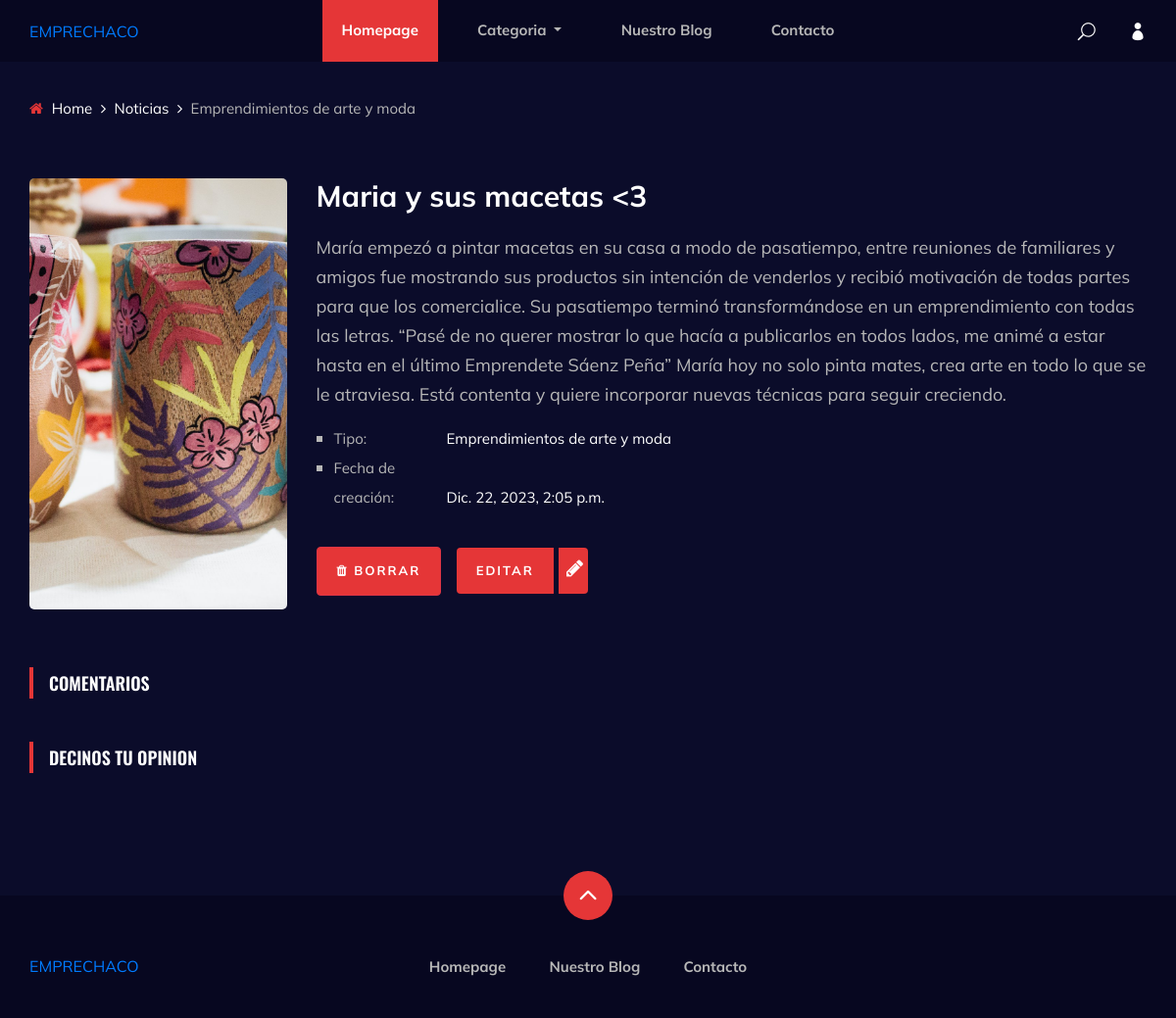
/noticias/detalle/3, run on an earlier commit of the app's database.
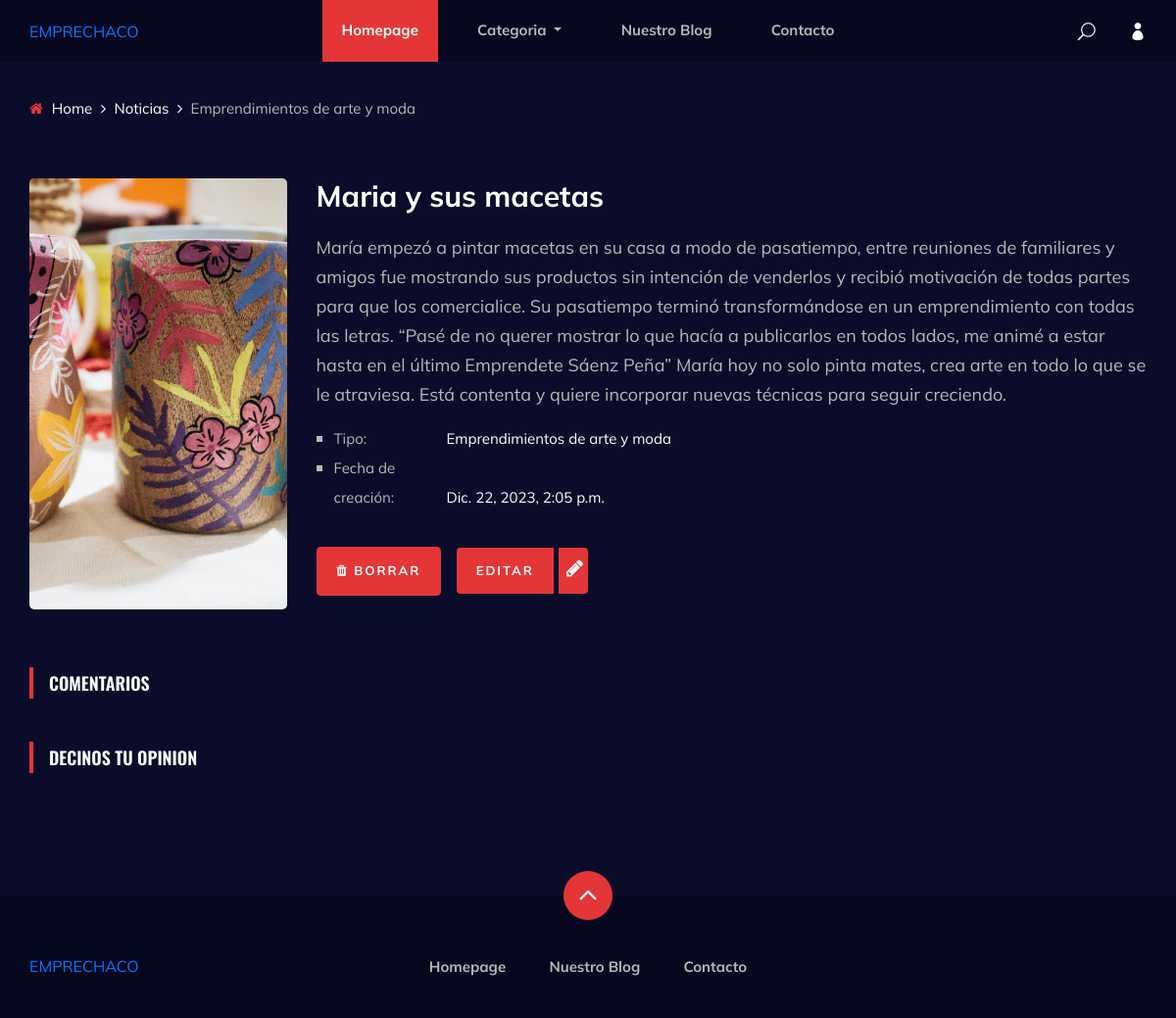
And on a later commit of the database.
### apps/noticias/models.py (models this page shows, shortened)
class Noticia(models.Model):
    creado = models.DateTimeField('creado', auto_now_add=True)
    modificado= models.DateTimeField('modificado', auto_now=True)
    vistas = models.IntegerField(default=0)
    titulo = models.CharField(max_length = 255)
    contenido = models.TextField()
    imagen = models.ImageField(upload_to = 'noticias')
    categoria = models.ForeignKey(Categoria, on_delete = models.CASCADE, default=1)
    usuario = models.ForeignKey(User, on_delete = models.CASCADE)

class Categoria(models.Model):
    nombre = models.CharField(max_length = 100)

### apps/noticias/views.py (the view)
# urls.py: path('detalle/<int:pk>', views.Detalle_noticia, name='detalle_noticia'),
def Detalle_noticia(request, pk):
	contexto = {}
	n = Noticia.objects.get(pk = pk)
	contexto['noticia'] = n
	com = Comentario.objects.filter(noticia = n)
	contexto['comentarios'] = com
	return render(request,'noticias/detalle_noticia.html', contexto)

### templates/noticias/detalle_noticia.html (shortened to what this page needs)
{% extends 'base.html' %}
{% load static %}
{% block contenido %}
    <div class="breadcrumb-option">
        <div class="container">
            <div class="row">
                <div class="col-lg-12">
                    <div class="breadcrumb__links">
                        <a href="{% url 'index' %}"><i class="fa fa-home"></i> Home</a>
                        <a href="{% url 'noticias:i_noticias' %}"> Noticias</a>
                        <span>{{ noticia.categoria.nombre }}</span>
                    </div>
                </div>
            </div>
        </div>
    </div>
    <section class="anime-details spad">
        <div class="container">
            <div class="anime__details__content">
                <div class="row">
                    <div class="col-lg-3">
                        <div class="anime__details__pic set-bg" data-setbg="{{noticia.imagen.url}}">
                        </div>
                    </div>
                    <div class="col-lg-9">
                        <div class="anime__details__text">
                            <div class="anime__details__title">
                                <h3>{{noticia.titulo}}</h3>
                            </div>
                            <p>{{noticia.contenido}}</p>
                            <div class="anime__details__widget">
                                <div class="row">
                                    <div class="col-lg-6 col-md-6">
                                        <ul>
                                            <li><span>Tipo:</span>{{noticia.categoria.nombre}}</li>
                                            <li><span>Fecha de creación:</span>{{noticia.creado}}</li>
                                        </ul>
                                    </div>
                                </div>
                            </div>
                            <div class="anime__details__btn">
                                <a href="{% url 'noticias:borrar_noticia' noticia.id %}" class="btn btn-danger follow-btn"><i class="fa fa-trash"></i> Borrar</a>
                                <a href="{% url 'noticias:modificar_noticia' noticia.id %}" class="watch-btn"><span>Editar</span> <i
                                    class="fa fa-pencil"></i></a>
                            </div>
                        </div>
                        </div>
                    </div>
                </div>
                <div class="row">
                    <div class="col-lg-8 col-md-8">
                        <div class="anime__details__review">
                            <div class="section-title">
                                <h5>Comentarios</h5>
                            </div>
                        </div>
                        <div class="anime__details__form">
                            <div class="section-title">
                                <h5>Decinos tu opinion</h5>
                            </div>
                        </div>
                    </div>
                </div>
            </div>
        </section>
{% endblock contenido %}

What changed in the data, as far as the page shows it:
changed Noticia "Emprendimientos de arte y moda": titulo "Maria y sus macetas <3" → "Maria y sus macetas"
